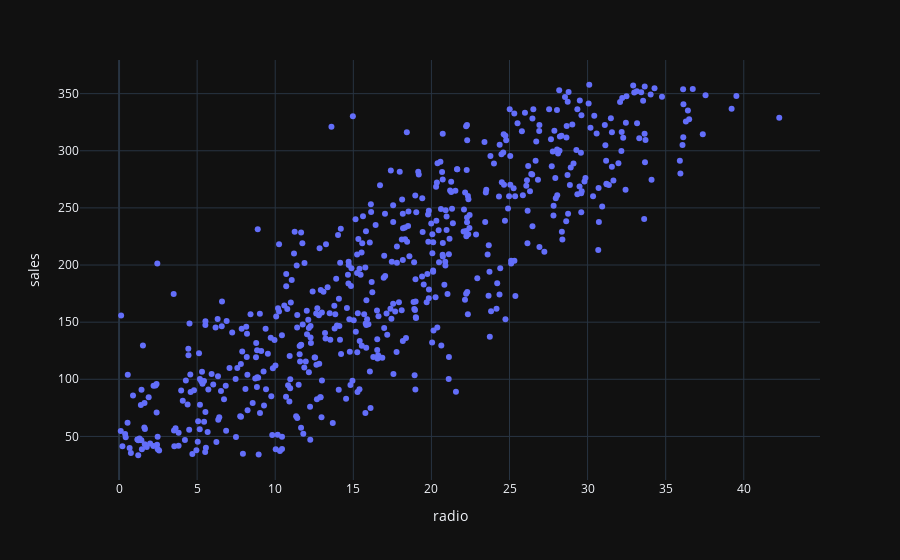

Here is the notebook cell this chart was saved with:
### Code cell
fig = px.scatter(data, x='radio', y='sales')
fig

### Figure 1 — Plotly figure (JSON) as saved in the notebook; plotly's stock layout.template omitted (floating-point values rounded to 4 significant figures; data arrays with more than 128 entries replaced by an {"elided": "..."} marker saying what was removed)
{"data": [{"hovertemplate": "radio=%{x}<br>sales=%{y}<extra></extra>", "legendgroup": "", "marker": {"color": "#636efa", "symbol": "circle"}, "mode": "markers", "name": "", "orientation": "v", "showlegend": false, "type": "scatter", "x": {"elided": "572 float values"}, "xaxis": "x", "y": {"elided": "572 float values"}, "yaxis": "y"}], "layout": {"legend": {"tracegroupgap": 0}, "margin": {"t": 60}, "xaxis": {"anchor": "y", "domain": [0, 1], "title": {"text": "radio"}}, "yaxis": {"anchor": "x", "domain": [0, 1], "title": {"text": "sales"}}}}
